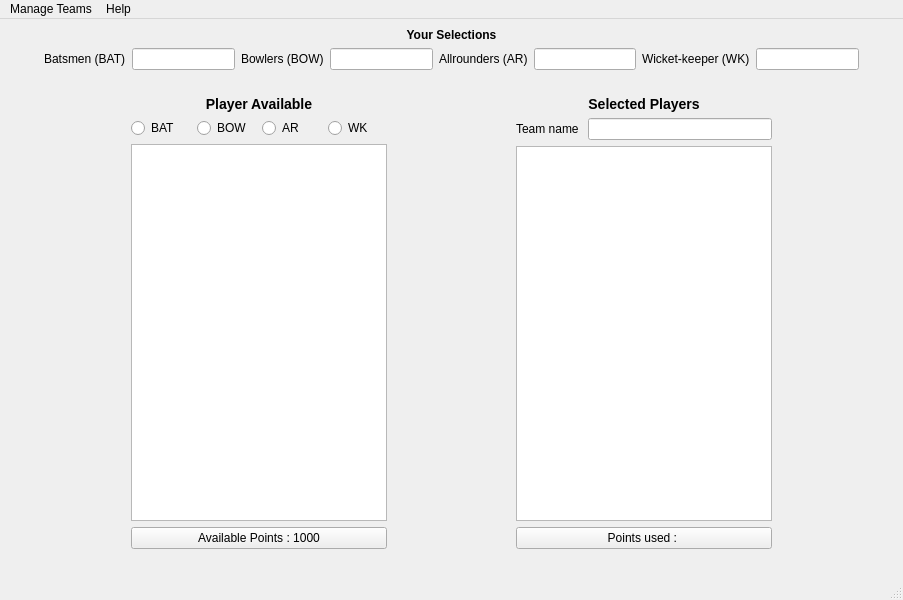
<?xml version="1.0" encoding="UTF-8"?>
<ui version="4.0">
 <class>MainWindow</class>
 <widget class="QMainWindow" name="MainWindow">
  <property name="geometry">
   <rect>
    <x>0</x>
    <y>0</y>
    <width>903</width>
    <height>600</height>
   </rect>
  </property>
  <property name="windowTitle">
   <string>MainWindow</string>
  </property>
  <widget class="QWidget" name="centralwidget">
   <layout class="QVBoxLayout" name="verticalLayout_5">
    <item>
     <widget class="QLabel" name="label_5">
      <property name="text">
       <string>&lt;b&gt;Your Selections&lt;/b&gt;</string>
      </property>
      <property name="alignment">
       <set>Qt::AlignCenter</set>
      </property>
     </widget>
    </item>
    <item>
     <layout class="QHBoxLayout" name="horizontalLayout_11">
      <item>
       <spacer name="horizontalSpacer_3">
        <property name="orientation">
         <enum>Qt::Horizontal</enum>
        </property>
        <property name="sizeHint" stdset="0">
         <size>
          <width>40</width>
          <height>20</height>
         </size>
        </property>
       </spacer>
      </item>
      <item>
       <widget class="QLabel" name="label">
        <property name="text">
         <string>Batsmen (BAT)</string>
        </property>
       </widget>
      </item>
      <item>
       <widget class="QLineEdit" name="e1"/>
      </item>
      <item>
       <widget class="QLabel" name="label_2">
        <property name="text">
         <string>Bowlers (BOW)</string>
        </property>
       </widget>
      </item>
      <item>
       <widget class="QLineEdit" name="e2"/>
      </item>
      <item>
       <widget class="QLabel" name="label_3">
        <property name="text">
         <string>Allrounders (AR)</string>
        </property>
       </widget>
      </item>
      <item>
       <widget class="QLineEdit" name="e3"/>
      </item>
      <item>
       <widget class="QLabel" name="label_4">
        <property name="text">
         <string>Wicket-keeper (WK)</string>
        </property>
       </widget>
      </item>
      <item>
       <widget class="QLineEdit" name="e4"/>
      </item>
      <item>
       <spacer name="horizontalSpacer_2">
        <property name="orientation">
         <enum>Qt::Horizontal</enum>
        </property>
        <property name="sizeHint" stdset="0">
         <size>
          <width>40</width>
          <height>20</height>
         </size>
        </property>
       </spacer>
      </item>
     </layout>
    </item>
    <item>
     <spacer name="horizontalSpacer_6">
      <property name="orientation">
       <enum>Qt::Horizontal</enum>
      </property>
      <property name="sizeHint" stdset="0">
       <size>
        <width>40</width>
        <height>20</height>
       </size>
      </property>
     </spacer>
    </item>
    <item>
     <layout class="QHBoxLayout" name="horizontalLayout_10">
      <item>
       <spacer name="horizontalSpacer_4">
        <property name="orientation">
         <enum>Qt::Horizontal</enum>
        </property>
        <property name="sizeHint" stdset="0">
         <size>
          <width>40</width>
          <height>20</height>
         </size>
        </property>
       </spacer>
      </item>
      <item>
       <layout class="QVBoxLayout" name="verticalLayout">
        <item>
         <widget class="QLabel" name="label_9">
          <property name="text">
           <string>&lt;h3&gt;Player Available&lt;/h3&gt;</string>
          </property>
          <property name="alignment">
           <set>Qt::AlignCenter</set>
          </property>
         </widget>
        </item>
        <item>
         <layout class="QHBoxLayout" name="horizontalLayout_2">
          <item>
           <widget class="QRadioButton" name="rb1">
            <property name="text">
             <string>BAT</string>
            </property>
           </widget>
          </item>
          <item>
           <widget class="QRadioButton" name="rb2">
            <property name="text">
             <string>BOW</string>
            </property>
           </widget>
          </item>
          <item>
           <widget class="QRadioButton" name="rb3">
            <property name="text">
             <string>AR</string>
            </property>
           </widget>
          </item>
          <item>
           <widget class="QRadioButton" name="rb4">
            <property name="text">
             <string>WK</string>
            </property>
           </widget>
          </item>
         </layout>
        </item>
        <item>
         <widget class="QListWidget" name="list1"/>
        </item>
        <item>
         <widget class="QPushButton" name="btn1">
          <property name="text">
           <string>Available Points : 1000</string>
          </property>
         </widget>
        </item>
       </layout>
      </item>
      <item>
       <spacer name="horizontalSpacer">
        <property name="orientation">
         <enum>Qt::Horizontal</enum>
        </property>
        <property name="sizeHint" stdset="0">
         <size>
          <width>40</width>
          <height>20</height>
         </size>
        </property>
       </spacer>
      </item>
      <item>
       <layout class="QVBoxLayout" name="verticalLayout_4">
        <item>
         <widget class="QLabel" name="label_10">
          <property name="text">
           <string>&lt;h3&gt;Selected Players&lt;/h3&gt;</string>
          </property>
          <property name="alignment">
           <set>Qt::AlignCenter</set>
          </property>
         </widget>
        </item>
        <item>
         <layout class="QHBoxLayout" name="horizontalLayout_3">
          <item>
           <widget class="QLabel" name="label_6">
            <property name="text">
             <string>Team name </string>
            </property>
           </widget>
          </item>
          <item>
           <widget class="QLineEdit" name="l1"/>
          </item>
         </layout>
        </item>
        <item>
         <widget class="QListWidget" name="list2"/>
        </item>
        <item>
         <widget class="QPushButton" name="btn2">
          <property name="text">
           <string>Points used : </string>
          </property>
         </widget>
        </item>
       </layout>
      </item>
      <item>
       <spacer name="horizontalSpacer_5">
        <property name="orientation">
         <enum>Qt::Horizontal</enum>
        </property>
        <property name="sizeHint" stdset="0">
         <size>
          <width>40</width>
          <height>20</height>
         </size>
        </property>
       </spacer>
      </item>
     </layout>
    </item>
    <item>
     <spacer name="horizontalSpacer_7">
      <property name="orientation">
       <enum>Qt::Horizontal</enum>
      </property>
      <property name="sizeHint" stdset="0">
       <size>
        <width>40</width>
        <height>20</height>
       </size>
      </property>
     </spacer>
    </item>
   </layout>
  </widget>
  <widget class="QMenuBar" name="menubar">
   <property name="geometry">
    <rect>
     <x>0</x>
     <y>0</y>
     <width>903</width>
     <height>26</height>
    </rect>
   </property>
   <widget class="QMenu" name="menuManage_Teams">
    <property name="title">
     <string>Manage Teams</string>
    </property>
    <addaction name="actionNEW_Team"/>
    <addaction name="actionOPEN_Team"/>
    <addaction name="actionSAVE_Team"/>
    <addaction name="actionEVALUATE_Team"/>
    <addaction name="separator"/>
    <addaction name="actionQuit"/>
   </widget>
   <widget class="QMenu" name="menuHelp">
    <property name="title">
     <string>Help</string>
    </property>
    <addaction name="actionInstruction"/>
    <addaction name="separator"/>
    <addaction name="actionRule"/>
    <addaction name="separator"/>
   </widget>
   <addaction name="menuManage_Teams"/>
   <addaction name="menuHelp"/>
  </widget>
  <widget class="QStatusBar" name="statusbar"/>
  <action name="actionNEW_Team">
   <property name="text">
    <string>NEW Team</string>
   </property>
  </action>
  <action name="actionOPEN_Team">
   <property name="text">
    <string>OPEN Team</string>
   </property>
  </action>
  <action name="actionSAVE_Team">
   <property name="text">
    <string>SAVE Team</string>
   </property>
  </action>
  <action name="actionEVALUATE_Team">
   <property name="text">
    <string>EVALUATE Team</string>
   </property>
  </action>
  <action name="actionQuit">
   <property name="text">
    <string>Quit</string>
   </property>
  </action>
  <action name="actionInstruction">
   <property name="text">
    <string>Instructions</string>
   </property>
  </action>
  <action name="actionRule">
   <property name="text">
    <string>Rules</string>
   </property>
  </action>
 </widget>
 <resources/>
 <connections/>
</ui>
